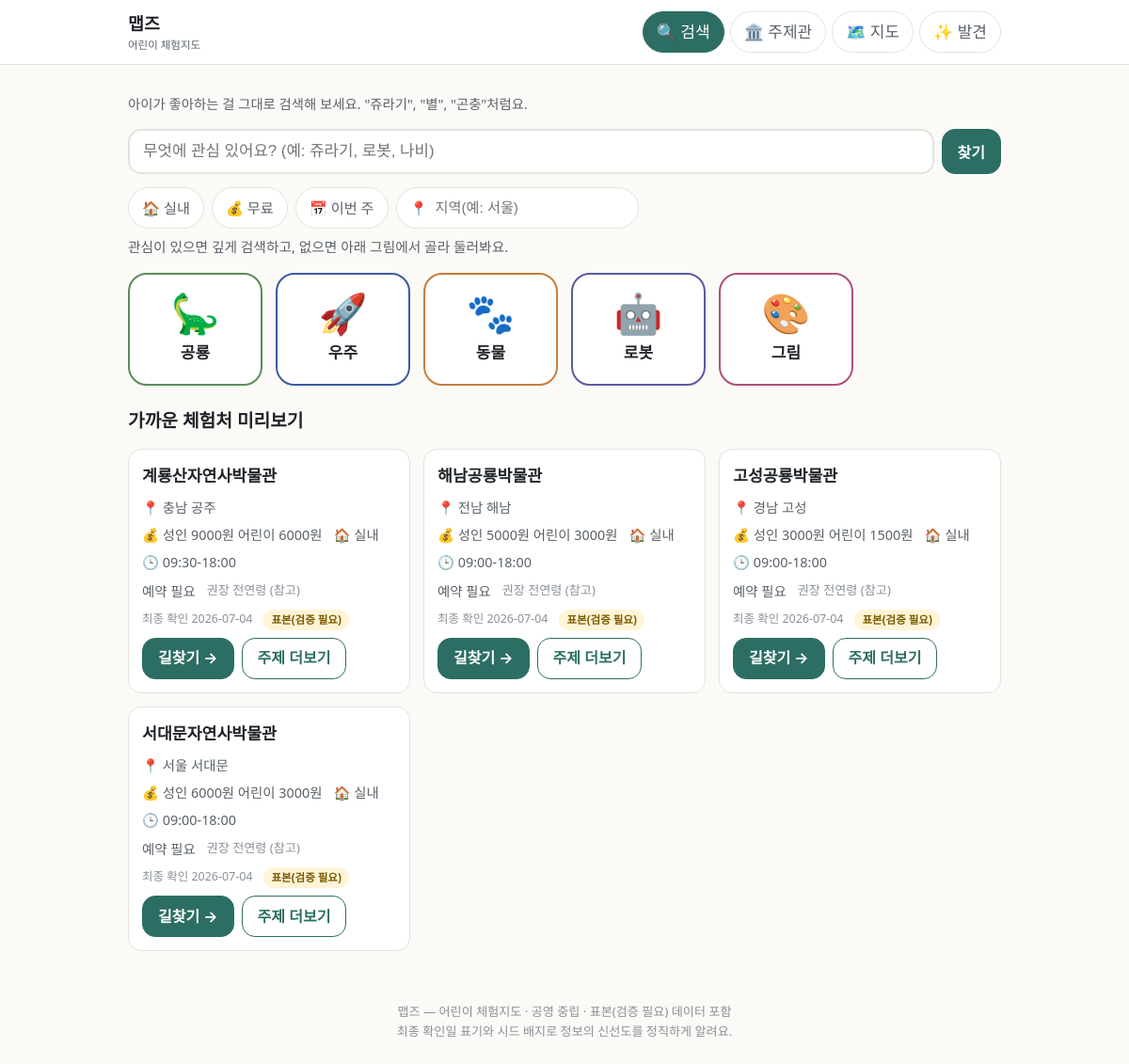
The page / on the database its author committed.
### tables this page shows
CREATE TABLE topic(id TEXT PRIMARY KEY, name TEXT, synonyms TEXT, emoji TEXT);

CREATE TABLE experience(id TEXT PRIMARY KEY, name TEXT, type TEXT, topic_tags TEXT,
  verb_tags TEXT, lat REAL, lng REAL, region TEXT, period_start TEXT, period_end TEXT,
  hours TEXT, age_note TEXT, duration_min INT, cost TEXT, reservation_url TEXT,
  indoor INT, parking TEXT, stroller TEXT, crowd_note TEXT, related_books TEXT,
  source TEXT, is_seed INT, last_verified TEXT, status TEXT);

### app/main.py (the view)
@app.get("/", response_class=HTMLResponse)
def page_search(request: Request, q: str = "", indoor: int = 0, free: int = 0, region: str = "", week: int = 0):
    active_filter = bool(q or indoor or free or region or week)
    if active_filter:
        data = api_search(q=q, indoor=indoor, free=free, region=region)
        results = data["results"]
        if week:  # '이번 주' = 7일 내 시작/진행 행사 우선(상설은 상시 유효)
            results = [x for x in results if x["type"] == "상설시설"
                       or (x["period_start"] and x["period_start"] <= _plus_days(7))]
    else:
        results = []
    con = db()
    preview = [exp_row(r) for r in con.execute(f"SELECT * FROM experience WHERE {FRESH} AND type='상설시설' LIMIT 4", (TODAY,))]
    con.close()
    return templates.TemplateResponse(request, "search.html", {"topics": [TOPICS[t] for t in TOPICS],
                                                       "results": results, "query": q,
                                                       "f": {"indoor": indoor, "free": free, "region": region, "week": week},
                                                       "active_filter": active_filter,
                                                       "preview": preview, "today": TODAY, "active": "search"})

### app/templates/search.html (shortened to what this page needs)
{% extends "base.html" %}
{% import "macros.html" as m %}
{% block content %}
<p class="hint">아이가 좋아하는 걸 그대로 검색해 보세요. "쥬라기", "별", "곤충"처럼요.</p>
<form class="searchbar" method="get" action="/" id="searchForm">
<input type="search" name="q" value="{{ query }}" placeholder="무엇에 관심 있어요? (예: 쥬라기, 로봇, 나비)" aria-label="검색어">
<button class="btn" type="submit">찾기</button>
</form>
<form class="chips" role="group" aria-label="부모 필터" method="get" action="/" id="filterForm">
<label class="chip" aria-pressed="{{ 'true' if f.indoor else 'false' }}">
<input type="checkbox" name="indoor" value="1" hidden {{ 'checked' if f.indoor }} onchange="this.form.submit()">🏠 실내</label>
<label class="chip" aria-pressed="{{ 'true' if f.free else 'false' }}">
<input type="checkbox" name="free" value="1" hidden {{ 'checked' if f.free }} onchange="this.form.submit()">💰 무료</label>
<label class="chip" aria-pressed="{{ 'true' if f.week else 'false' }}">
<input type="checkbox" name="week" value="1" hidden {{ 'checked' if f.week }} onchange="this.form.submit()">📅 이번 주</label>
<span class="chip" style="gap:6px">📍 <input type="text" name="region" value="{{ f.region }}" placeholder="지역(예: 서울)" aria-label="지역" style="border:0;background:transparent;min-width:90px;font-size:.95rem" onchange="this.form.submit()"></span>
</form>
<p class="section-note">관심이 있으면 깊게 검색하고, 없으면 아래 그림에서 골라 둘러봐요.</p>
<div class="tiles">
{% for t in topics %}
<a class="tile" data-topic="{{ t.id }}" href="/topic/{{ t.id }}"><span class="emoji">{{ t.emoji }}</span><span class="label">{{ t.name }}</span></a>
{% endfor %}
</div>
{% if active_filter %}
<h2 class="section-title">{% if query %}"{{ query }}" {% endif %}검색 결과 ({{ results|length }}건)
{% if f.indoor or f.free or f.week or f.region %}<span class="age"> · 필터: {{ '실내 ' if f.indoor }}{{ '무료 ' if f.free }}{{ '이번주 ' if f.week }}{{ f.region }}</span>{% endif %}</h2>
<div class="cards">
{% for x in results %}{{ m.exp_card(x) }}{% endfor %}
{% if results|length == 0 %}<p class="hint">딱 맞는 곳이 없어요. 위 그림 타일에서 둘러보는 건 어때요?</p>{% endif %}
</div>
{% else %}
<h2 class="section-title">가까운 체험처 미리보기</h2>
<div class="cards">
{% for x in preview %}{{ m.exp_card(x) }}{% endfor %}
</div>
{% endif %}
{% endblock %}

### app/templates/base.html (shortened to what this page needs)
<!doctype html>
<html lang="ko">
<head>
<link rel="stylesheet" href="/static/style.css">
</head>
<body>
<header class="site"><div class="wrap">
<a class="brand" href="/">맵즈<small>어린이 체험지도</small></a>
<nav class="tabs">
<a href="/"{% if active=='search' %} aria-current="page"{% endif %}>🔍 검색</a>
<a href="/topic/dino"{% if active=='topic' %} aria-current="page"{% endif %}>🏛️ 주제관</a>
<a href="/map"{% if active=='map' %} aria-current="page"{% endif %}>🗺️ 지도</a>
<a href="/discover"{% if active=='discover' %} aria-current="page"{% endif %}>✨ 발견</a>
</nav></div></header>
<main class="wrap">
{% block content %}{% endblock %}
</main>
<footer class="site">맵즈 — 어린이 체험지도 · 공영 중립 · 표본(검증 필요) 데이터 포함<br>
최종 확인일 표기와 시드 배지로 정보의 신선도를 정직하게 알려요.</footer>
</body>
</html>

### app/templates/macros.html (shortened to what this page needs)
{% macro seed_badge(is_seed) -%}
{% if is_seed %}<span class="badge-seed">표본(검증 필요)</span>{% else %}<span class="badge-live">실데이터</span>{% endif %}
{%- endmacro %}
{% macro exp_card(x) -%}
<article class="card">
<h3>{{ x.name }}</h3>
<div class="meta"><span>📍 {{ x.region }}</span><span>💰 {{ x.cost or '현장 확인' }}</span>
<span>{{ '🏠 실내' if x.indoor else '🌳 야외' }}</span><span>🕒 {{ x.hours or '운영시간 확인' }}</span></div>
<div class="meta"><span>{{ '예약 필요' if x.reservation_url else '자유 관람' }}</span>
<span class="age">권장 {{ x.age_note or '전연령' }} (참고)</span></div>
<div class="meta"><span class="verified">최종 확인 {{ x.last_verified }}</span> {{ seed_badge(x.is_seed) }}</div>
<div class="cta-row"><a class="btn" href="{{ x.maplink }}" target="_blank" rel="noopener">길찾기 →</a>
<a class="btn ghost" href="/topic/{{ x.topic_tags[0] }}">주제 더보기</a></div>
</article>
{%- endmacro %}

### app/static/style.css (style rules this page uses)
:root { --bg:#FBFAF7; --surface:#FFFFFF; --ink:#1F2328; --ink-soft:#5A6169; --ink-faint:#8A9099; --line:#E6E3DC; --primary:#2C6E63; --primary-ink:#FFFFFF; --focus:#1B5E55; --seed-bg:#FFF4D6; --seed-ink:#7A5A00; --t-dino:#5B8C5A; --t-space:#3A5BA0; --t-animal:#C77D3E; --t-robot:#5A5AA0; --t-art:#B0507A; --r-sm:8px; --r-md:14px; --r-lg:20px; --pill:999px; }
* { box-sizing:border-box }
body { margin:0;background:var(--bg);color:var(--ink); font-family:system-ui,-apple-system,'Segoe UI','Malgun Gothic','Apple SD Gothic Neo',sans-serif; font-size:17px;line-height:1.6;-webkit-text-size-adjust:100% }
a { color:var(--primary);text-underline-offset:2px }
.wrap { max-width:960px;margin:0 auto;padding:16px }
header.site { position:sticky;top:0;background:var(--surface);border-bottom:1px solid var(--line);z-index:10 }
.site .wrap { display:flex;align-items:center;justify-content:space-between;gap:12px;padding:10px 16px }
.brand { font-weight:800;font-size:1.15rem;color:var(--ink);text-decoration:none }
.brand small { display:block;font-weight:500;font-size:.72rem;color:var(--ink-soft) }
nav.tabs { display:flex;gap:6px;flex-wrap:wrap }
nav.tabs a { display:inline-flex;align-items:center;min-height:44px;padding:0 14px;border-radius:var(--pill); text-decoration:none;color:var(--ink-soft);border:1px solid var(--line);background:var(--surface) }
nav.tabs a[aria-current="page"] { background:var(--primary);color:var(--primary-ink);border-color:var(--primary) }
.tiles { display:grid;grid-template-columns:repeat(auto-fill,minmax(140px,1fr));gap:14px;margin:16px 0 }
.tile { display:flex;flex-direction:column;align-items:center;justify-content:center;gap:8px; min-height:120px;padding:18px 10px;border-radius:var(--r-lg);text-decoration:none;color:var(--ink); background:var(--surface);border:2px solid var(--line) }
.tile .emoji { font-size:2.6rem;line-height:1 }
.tile .label { font-weight:700 }
.tile[data-topic="dino"] { border-color:var(--t-dino) }
.tile[data-topic="space"] { border-color:var(--t-space) }
.tile[data-topic="animal"] { border-color:var(--t-animal) }
.tile[data-topic="robot"] { border-color:var(--t-robot) }
.tile[data-topic="art"] { border-color:var(--t-art) }
.searchbar { display:flex;gap:8px;margin:14px 0 }
.searchbar input { flex:1;min-height:48px;padding:0 14px;border:2px solid var(--line);border-radius:var(--r-md);font-size:1.05rem }
.btn { display:inline-flex;align-items:center;justify-content:center;min-height:44px;min-width:44px;padding:0 16px; border-radius:var(--r-md);border:1px solid var(--primary);background:var(--primary);color:var(--primary-ink); font-weight:700;text-decoration:none;cursor:pointer;font-size:1rem }
.btn.ghost { background:var(--surface);color:var(--primary) }
.chips { display:flex;gap:8px;flex-wrap:wrap;margin:8px 0 }
.chip { display:inline-flex;align-items:center;min-height:44px;padding:0 14px;border-radius:var(--pill); border:1.5px solid var(--line);background:var(--surface);color:var(--ink-soft);cursor:pointer;font-size:.95rem }
.cards { display:grid;grid-template-columns:repeat(auto-fill,minmax(260px,1fr));gap:14px;margin:14px 0 }
.card { background:var(--surface);border:1px solid var(--line);border-radius:var(--r-md);padding:14px;display:flex;flex-direction:column;gap:8px }
.card h3 { margin:0;font-size:1.08rem }
.card .meta { font-size:.9rem;color:var(--ink-soft);display:flex;flex-wrap:wrap;gap:6px 12px }
.card .cta-row { margin-top:auto;display:flex;gap:8px;flex-wrap:wrap }
.age { color:var(--ink-faint);font-size:.82rem;font-weight:400 }
.verified { font-size:.78rem;color:var(--ink-faint) }
.badge-seed { display:inline-block;background:var(--seed-bg);color:var(--seed-ink);font-size:.72rem;font-weight:700; padding:2px 8px;border-radius:var(--pill) }
.section-title { font-size:1.2rem;font-weight:800;margin:22px 0 6px }
.section-note { color:var(--ink-soft);font-size:.92rem;margin:0 0 8px }
footer.site { color:var(--ink-faint);font-size:.82rem;text-align:center;padding:24px }
.hint { color:var(--ink-soft);font-size:.9rem }

### rows shown on the page
topic: emoji "🦕", name "공룡"
topic: emoji "🚀", name "우주"
topic: emoji "🐾", name "동물"
topic: emoji "🤖", name "로봇"
topic: emoji "🎨", name "그림"
experience: name "계룡산자연사박물관", region "충남 공주", cost "성인 9000원 어린이 6000원", indoor "🏠 실내", hours "09:30-18:00", reservation_url "예약 필요", age_note "전연령", last_verified "2026-07-04"
experience: name "해남공룡박물관", region "전남 해남", cost "성인 5000원 어린이 3000원", indoor "🏠 실내", hours "09:00-18:00", reservation_url "예약 필요", age_note "전연령", last_verified "2026-07-04"
experience: name "고성공룡박물관", region "경남 고성", cost "성인 3000원 어린이 1500원", indoor "🏠 실내", hours "09:00-18:00", reservation_url "예약 필요", age_note "전연령", last_verified "2026-07-04"
experience: name "서대문자연사박물관", region "서울 서대문", cost "성인 6000원 어린이 3000원", indoor "🏠 실내", hours "09:00-18:00", reservation_url "예약 필요", age_note "전연령", last_verified "2026-07-04"
